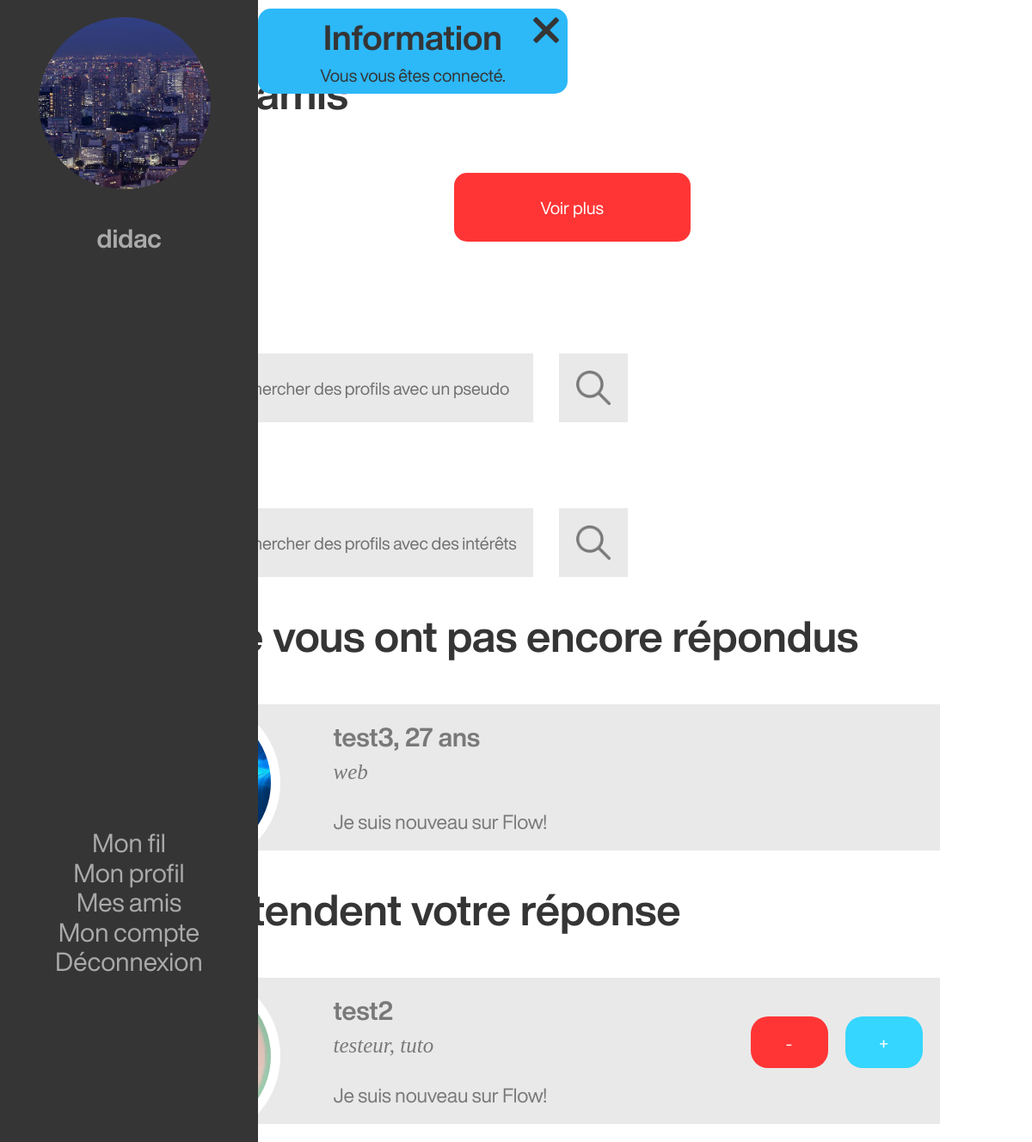
Page /index.php?action=mesAmis (signed in) on the committed database.
### tables this page shows
CREATE TABLE IF NOT EXISTS `user` (
  `id` int(11) NOT NULL AUTO_INCREMENT,
  `login` varchar(100) NOT NULL,
  `mdp` varchar(255) NOT NULL,
  `email` varchar(255) DEFAULT NULL,
  `remember` varchar(255) DEFAULT NULL,
  `avatar` varchar(255) DEFAULT 'ressources/logo-flow.jpg',
  `date_naissance` date NOT NULL,
  `banniere` varchar(400) NOT NULL DEFAULT 'ressources/banniere.png',
  `interets` varchar(50) NOT NULL,
  `biographie` text NOT NULL DEFAULT 'Voici ma biographie !',
  PRIMARY KEY (`id`),
  UNIQUE KEY `login` (`login`)
);

### vues/mesAmis.php (the view, shortened to what this page needs)
<section id="amis" class="split-menu">
    <?php include("divers/header.php"); ?>
    <div id="screen">
        <div class="amis">
            <h1>Mes amis</h1>
            <input type="submit" value="Voir plus" class="btn-default" id="amis_vp">
            <div class='recherche-flex'>
                <form action="index.php?action=mesAmis" class="recherche" method='post'>
                    <input type="text" placeholder="Rechercher des profils avec un pseudo" name="recherche">
                    <input type="submit" src="ressources/loupe.png" value="" name='valider'>
                </form>
                <form action="index.php?action=mesAmis" class="recherche" method='post'>
                    <input type="text" placeholder="Rechercher des profils avec des intérêts" name="rechercheInterets">
                    <input type="submit" src="ressources/loupe.png" value="" name='valider'>
                </form>
            </div>
            <h1>Ils ne vous ont pas encore répondus</h1>
            <div class="liste-non-rep">
            <?php
                $sql2 = "SELECT user.* FROM user INNER JOIN lien ON user.id=idUtilisateur2 AND etat='attente' AND idUtilisateur1=?";
                $query2 = $pdo->prepare($sql2);
                $query2->execute(array($_SESSION['id']));
                while ($line2 = $query2 -> fetch()) {
                    $pseudo = $line2['login'];
                    $interets = $line2['interets'];
                    $biographie = $line2['biographie'];
                    $avatar = $line2['avatar'];
                    $idAmi = $line2['id'];
                    echo "<a href='index.php?action=profil&id=$idAmi'>
                            <div class='post'>
                                <div class='img_posteur' style='background-image: url(upload/$avatar);'></div>
                                <p class='pseudo'>$pseudo, 27 ans</p>
                                <p class='interets'>$interets</p>
                                <p class='biographie'>$biographie</p>
                            </div>
                        </a>
                    ";
                }
            ?>
            </div>
            <h1>Ils attendent votre réponse</h1>
            <div class="liste-a-confirm">
            <?php
                $sql3 = "SELECT user.* FROM user WHERE id IN(SELECT idUtilisateur1 FROM lien WHERE idUtilisateur2=? AND etat='attente')";
                $query3 = $pdo->prepare($sql3);
                $query3->execute(array($_SESSION['id']));
                while ($line3 = $query3 -> fetch()) {
                    $pseudo = $line3['login'];
                    $interets = $line3['interets'];
                    $biographie = $line3['biographie'];
                    $avatar = $line3['avatar'];
                    $idAmi = $line3['id'];
                    echo "<div class='post'>
                            <a href='index.php?action=profil&id=$idAmi'>
                                <div class='img_posteur' style='background-image: url(upload/$avatar)'></div>
                                <p class='pseudo'>$pseudo</p>
                                <p class='interets'>$interets</p>
                                <p class='biographie'>$biographie</p>
                            </a>
                            <div class='flex-oui-non'>
                                <a href='index.php?action=Trefuser-ami&idAmi=$idAmi'>-</a>
                                <a href='index.php?action=Taccepter-ami&idAmi=$idAmi'>+</a>
                            </div>
                        </div>
                    ";
                }
            ?>
            </div>
        </div>
    </div>
</section>

### css/style.css (style rules this page uses)
* { margin: 0; padding: 0; box-sizing: border-box; font-family: "HelveticaNowDisplay"; }
html { font-size: 62.5%; overflow-x: hidden; }
a { text-decoration: none; color: #FF3535; }
.btn-default { background-color: #FF3535; color: white; font-size: 2rem; width: 100%; border-radius: 15px; border: none; }
.split-menu { height: 100vh; display: flex; }
.split-menu #screen { width: 100vw; height: 100vh; margin-left: 140px; }
.profil, .amis, .accueil { padding-left: 50px; padding-top: 40px; color: #353535; }
.profil h1, .amis h1, .accueil h1 { margin-top: 0; font-size: 5rem; font-weight: bold; }
.profil p, .amis p, .accueil p { margin-top: 30px; font-size: 2rem; }
.profil .btn-default, .amis .btn-default, .accueil .btn-default { height: 50px; width: 95%; margin-bottom: 30px; }
.post { position: relative; background-color: #E9E9E9; min-height: 170px; margin-left: 5%; padding-left: 125px; padding-top: 1px; width: 90%; }
.post p { color: #797979; font-size: 2.5rem; padding-bottom: 20px; max-width: 100%; word-break: break-all; }
.post .pseudo { margin-top: 20px; padding-bottom: 0; font-weight: 600; font-size: 3rem; }
.post .interets { padding: 0; margin-top: 10px; font-style: italic; }
.post .biographie { font-size: 2.3rem; }
#amis { text-align: center; width: 95%; }
#amis h1 { text-align: left; margin-top: 40px; }
#amis .btn-default { height: 80px; margin-top: 30px; width: 275px; }
#amis form.recherche { margin-top: 100px; width: 100%; display: block; text-align: left; display: flex; align-items: center; }
#amis form.recherche input { background-color: #E9E9E9; height: 80px; border: none; font-size: 2rem; margin-left: 30px; padding-left: 40px; }
#amis form.recherche input[type=text] { width: 500px; }
#amis form.recherche input[type=submit] { background-image: url("../ressources/loupe.png"); background-position: center; background-repeat: no-repeat; width: 80px; background-size: 50%; }
#amis form.recherche ::placeholder { color: #707070; }
#amis .liste-amis, #amis .liste-non-rep, #amis .liste-a-confirm { text-align: left; }
#amis .liste-amis .post, #amis .liste-non-rep .post, #amis .liste-a-confirm .post { position: relative; margin-top: 50px; }
#amis .liste-amis .pseudo, #amis .liste-non-rep .pseudo, #amis .liste-a-confirm .pseudo { margin-top: 20px; padding-bottom: 0; font-weight: 600; font-size: 3rem; }
#amis .liste-amis .interets, #amis .liste-non-rep .interets, #amis .liste-a-confirm .interets { padding: 0; margin-top: 10px; font-style: italic; }
#amis .liste-amis .biographie, #amis .liste-non-rep .biographie, #amis .liste-a-confirm .biographie { font-size: 2.3rem; }
#amis .liste-non-rep .biographie { width: 90%; }
#amis .liste-a-confirm .biographie { width: 70%; }
#amis .liste-a-confirm .flex-oui-non { position: absolute; top: calc(50% - 40px); right: 20px; display: flex; justify-content: space-between; width: 200px; height: 60px; }
#amis .liste-a-confirm .flex-oui-non a { border-radius: 20px; width: 90px; height: 100%; text-align: center; padding-top: calc(50% - 80px); color: white; font-size: 2rem; }
#amis .liste-a-confirm .flex-oui-non a:nth-child(1) { background-color: #FF3535; }
#amis .liste-a-confirm .flex-oui-non a:nth-child(2) { background-color: #35D6FF; }
.recherche-flex { display: flex; flex-direction: row; justify-content: space-between; width: 100%; }
@media screen and (max-width: 1200px) { .post { padding-left: 150px; } }
@media screen and (max-width: 1200px) { .recherche-flex { flex-direction: column; } }
@media screen and (max-width: 1200px) { #amis form.recherche input[type=text] { width: 400px; } }

### rows in the picture
user: login "test3", interets "web", biographie "Je suis nouveau sur Flow!"
user: login "test2", interets "testeur, tuto", biographie "Je suis nouveau sur Flow!"

### other values in the picture
$_SESSION['info'] "Vous vous êtes connecté."
$_SESSION['pseudo'] "didac"
